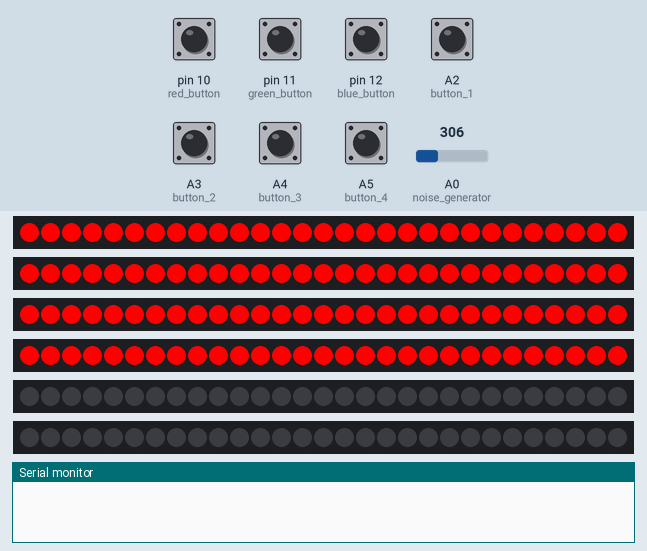
Recording of a sketch running on a simulated Arduino Uno, built with avr-gcc and run on an emulated ATmega328P. Parts: 6 × 29 RGB LEDs in strip order, left to right, the last lines printed to the serial monitor. The inputs (shaded band) are chosen by the test bench; at power-on: A2 (button_1), A3 (button_2), A4 (button_3), A5 (button_4), pin 10 (red_button) HIGH, pin 11 (green_button), pin 12 (blue_button) LOW, A0 (noise_generator) = 306. Random numbers use the default seed unless the sketch sets one.

Above: at 1.6 s.
At 4.6 s:
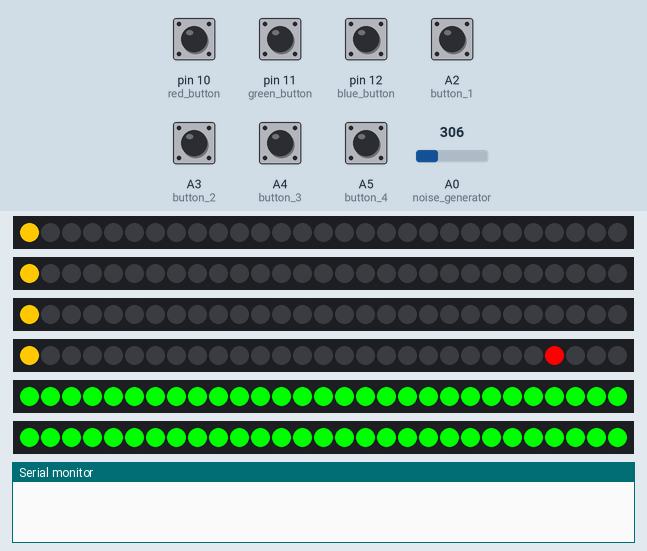
4.7 s: pin 10 (red_button) pulled LOW for 0.15 s
At 4.79 s:
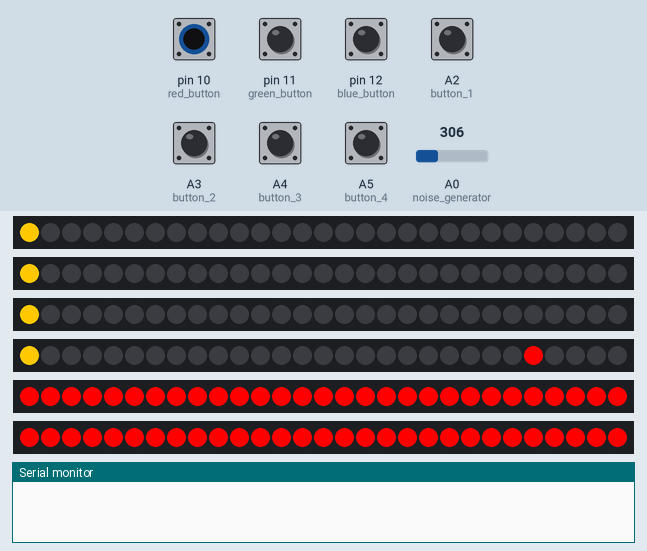
5.4 s: pin 11 (green_button) pulled HIGH for 0.15 s
At 5.49 s:
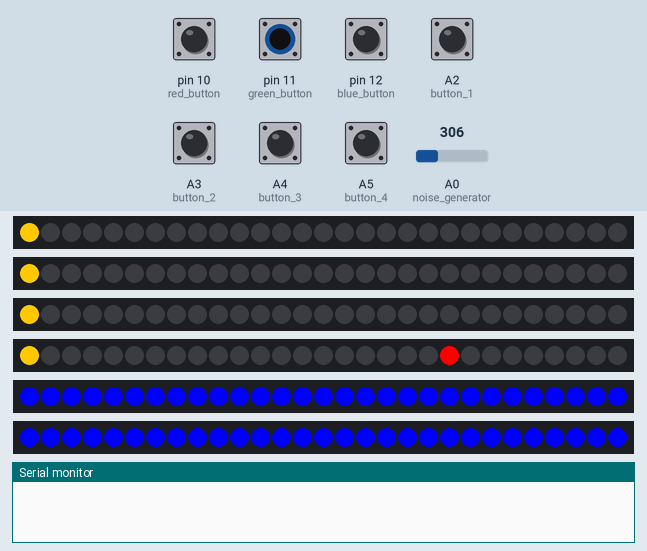
6.1 s: A2 (button_1) pulled LOW for 0.15 s
6.8 s: A0 (noise_generator) set to 306
10.6 s: A3 (button_2) pulled LOW for 1 s
12.2 s: A4 (button_3) pulled LOW for 1 s
At 17.3 s:
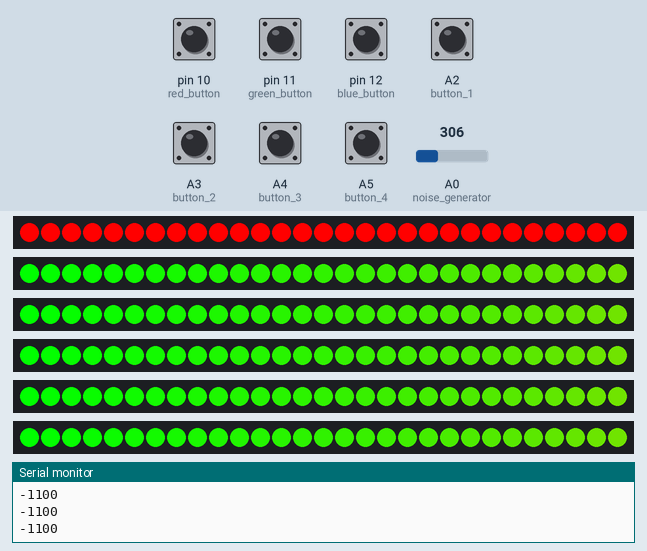

Measured:
- what the display in image 0 shows lasts 2.4 s, from 1.5 s to 3.9 s
- what the display in image 4 shows lasts 0.5 s, from 17.0 s to 17.5 s

The sketch:

main.ino
```cpp
//include the library for the LED strip from Adafruit
#include <Adafruit_NeoPixel.h>

//define the time between each bullet movement
#define bullet_step_time 30 //milliseconds

//initiate all of the objects for the LED strips (buttons still considered as strips even though there is only 1 button)
Adafruit_NeoPixel strip1 = Adafruit_NeoPixel(29, 9, NEO_GRB + NEO_KHZ800);
Adafruit_NeoPixel strip2 = Adafruit_NeoPixel(29, 8, NEO_GRB + NEO_KHZ800);
Adafruit_NeoPixel strip3 = Adafruit_NeoPixel(29, 7, NEO_GRB + NEO_KHZ800);
Adafruit_NeoPixel strip4 = Adafruit_NeoPixel(29, 6, NEO_GRB + NEO_KHZ800);
Adafruit_NeoPixel button1 = Adafruit_NeoPixel(29, 4, NEO_GRB + NEO_KHZ800);
Adafruit_NeoPixel button2 = Adafruit_NeoPixel(29, 5, NEO_GRB + NEO_KHZ800);

//define an array to hold the value for red, green and blue
const uint32_t rgb[3] = {strip1.Color(255, 0, 0), strip1.Color(0, 255, 0), strip1.Color(0, 0, 255)};

//a function which allows for you to write a specific pixel of one of the four strips to a colour
void strip_pixel(uint32_t c, char which, char num) {
  switch (which) {
    case 0:
      strip1.setPixelColor(num, c);
      break;
    case 1:
      strip2.setPixelColor(num, c);
      break;
    case 2:
      strip3.setPixelColor(num, c);
      break;
    case 3:
      strip4.setPixelColor(num, c);
      break;
  }
}

//set the first led of the four strips to yellow
void yellow() {
  strip1.setPixelColor(0, strip1.Color(255, 200, 0));
  strip2.setPixelColor(0, strip1.Color(255, 200, 0));
  strip3.setPixelColor(0, strip1.Color(255, 200, 0));
  strip4.setPixelColor(0, strip1.Color(255, 200, 0));
}

//a function which load the four main strips one by one then buttons to red then fade to black leaving the buttons on
void start_red() {
  //show all the strips as 0,0,0 (black)
  strip1.show();
  strip2.show();
  strip3.show();
  strip4.show();

  int i;
  //fade strip 1 in
  for (i = 0; i < strip1.numPixels(); i++) {
    strip1.setPixelColor(i, strip1.Color(255, 0, 0));
  }
  strip1.show();
  delay(500); //wait half a second before next one

  //fade strip 2 in
  for (i = 0; i < strip2.numPixels(); i++) {
    strip2.setPixelColor(i, strip1.Color(255, 0, 0));
  }
  strip2.show();
  delay(500); //wait half a second before next one

  //fade strip 3 in
  for (i = 0; i < strip3.numPixels(); i++) {
    strip3.setPixelColor(i, strip1.Color(255, 0, 0));
  }
  strip3.show();
  delay(500); //wait half a second before next one

  //fade strip 4 in
  for (i = 0; i < strip4.numPixels(); i++) {
    strip4.setPixelColor(i, strip1.Color(255, 0, 0));
  }
  strip4.show();
  delay(500); //wait half a second before next one

  //fade buttons in
  for (i = 0; i < button1.numPixels(); i++) {
    button1.setPixelColor(i, strip1.Color(255, 0, 0));
    button2.setPixelColor(i, strip1.Color(255, 0, 0));
  }
  button1.show();
  button2.show();

  //fade all four strips to 0,0,0 (black)
  for (int k = 255; k > 0; k--) {
    for (int i = 0; i < strip1.numPixels(); i++) {
      strip1.setPixelColor(i, strip1.Color(k, 0, 0));
      strip2.setPixelColor(i, strip1.Color(k, 0, 0));
      strip3.setPixelColor(i, strip1.Color(k, 0, 0));
      strip4.setPixelColor(i, strip1.Color(k, 0, 0));
    }
    //update strips
    strip1.show();
    strip2.show();
    strip3.show();
    strip4.show();
  }
}

//function to deal with the rainbow at boot
uint32_t Wheel(byte WheelPos) {
  if (WheelPos < 85) {
    return strip1.Color(WheelPos * 3, 255 - WheelPos * 3, 0);
  } else if (WheelPos < 170) {
    WheelPos -= 85;
    return strip1.Color(255 - WheelPos * 3, 0, WheelPos * 3);
  } else {
    WheelPos -= 170;
    return strip1.Color(0, WheelPos * 3, 255 - WheelPos * 3);
  }
}

//j is the global variable which holds the current position in the rainbow
uint16_t j = 0;

//function which acts as a global for loop to handle the rainbow operation
void rainbow(void) {
  uint16_t i;
  //updates the colour of each pixel in the strip of each strip
  for (i = 0; i < strip1.numPixels(); i++) {
    strip1.setPixelColor(i, Wheel((i + j) & 255));
    strip2.setPixelColor(i, Wheel((i + j) & 255));
    strip3.setPixelColor(i, Wheel((i + j) & 255));
    strip4.setPixelColor(i, Wheel((i + j) & 255));
    button1.setPixelColor(i, Wheel((i + j) & 255));
    button2.setPixelColor(i, Wheel((i + j) & 255));
  }

  //as this acts as a global for loop, j's limits must be checked and kept below 256
  j++;
  if (j > 256) {
    j = 0;
  }

  //update the led strips
  strip1.show();
  strip2.show();
  strip3.show();
  strip4.show();
  button1.show();
  button2.show();
  //delay(100);
}

//setup the arduino
void setup() {
  //start serial with 9600 baud
  Serial.begin(9600);

  //initiate all of the led strip objects
  strip1.begin();
  strip2.begin();
  strip3.begin();
  strip4.begin();
  button1.begin();
  button2.begin();

  //show all of the strips with 0,0,0 (black) (good practice to do)
  strip1.show();
  strip2.show();
  strip3.show();
  strip4.show();
  button1.show();
  button2.show();

  //A0 acts as a noise generator and shouldn't be connected to anything, it acts to generate random noise
  pinMode(A0, INPUT); //noise generator

  //all of the buttons are declared as inputs
  //change these values if you solder them the wrong way round!
  pinMode(12, INPUT);//blue button
  pinMode(11, INPUT);//green button
  pinMode(10, INPUT);//red button
  pinMode(A2, INPUT);//button 1
  pinMode(A3, INPUT);//button 2
  pinMode(A4, INPUT);//button 3
  pinMode(A5, INPUT);//button 4
}

//declare all the global variables
uint32_t current_color = strip1.Color(255, 0, 0);
char lives = 3;
unsigned char level = 1; //max level is 8 (max number of meteors)
//speed of meteors random but relative to level, i.e faster if higher level
unsigned char speed_times[8] = {170, 170, 160, 150, 140, 120, 100, 80}; //minimum meteor time
long int score = 0;

//array to hold all the position and step data of the meteors and bullets
//bullet position,bullet in flight?, meteor 1 position, meteor 2 position, meteor step time 1, meteor step time 2
unsigned int mega_strip[4][7] = {{0, 0, 30, 30, 200, 200},
  {0, 0, 30, 30, 200, 200},
  {0, 0, 30, 30, 200, 200},
  {0, 0, 30, 30, 200, 200}
};

//array to hold all the colours of the meteors and bullets
uint32_t colors[4][3] = {{strip1.Color(0, 0, 0), strip1.Color(255, 0, 0), strip1.Color(255, 0, 0)},
  {strip1.Color(0, 0, 0), strip1.Color(255, 0, 0), strip1.Color(255, 0, 0)},
  {strip1.Color(0, 0, 0), strip1.Color(255, 0, 0), strip1.Color(255, 0, 0)},
  {strip1.Color(0, 0, 0), strip1.Color(255, 0, 0), strip1.Color(255, 0, 0)}
};

//array to hold all the meteor speeds
unsigned long int meteor_tickers[4][2] = {{millis(), millis()},
  {millis(), millis()}, {millis(), millis()}, {millis(), millis()}
};

//a function to reset the game when you lose as variables are global
void setup_stuff() {
  for (int i = 0; i < 4; i++) {
    for (int p = 0; p < 3; p++) {
      colors[i][p] = rgb[0];
    }
    mega_strip[i][0] = 0;
    mega_strip[i][1] = 0;
    mega_strip[i][2] = 30;
    mega_strip[i][3] = 30;
    mega_strip[i][4] = 200;
    for (int p = 0; p < 2; p++) {
      meteor_tickers[i][p] = millis();
    }
  }
}

//record start time for the timer variables
unsigned long int meteor_ticker = millis();
unsigned long int level_ticker = millis();
unsigned long int bullet_ticker = millis();

//a function which returns the number of meteors in play
char num_meteors(void) {
  char temp = 0;
  for (int p = 0; p < 4; p++) {
    for (int i = 0; i < 2; i++) {
      if (mega_strip[p][i + 2] != 30) {
        temp++;
      }
    }
  }
  return temp;
}

//main program loop
void loop() {
  //have the rainbow change colour whilst checking if buttons have been pressed
  if (millis() - meteor_ticker > 100) {
    rainbow();
    meteor_ticker = millis(); //reset counter
  }

  //if any of the buttons are read low, it means they have been pressed as they are normally pulled high
  if (digitalRead(A2) == LOW || digitalRead(A3) == LOW || digitalRead(A4) == LOW || digitalRead(A5) == LOW || digitalRead(10) == LOW || digitalRead(11) == LOW || digitalRead(12) == LOW) {
    //call the function to fade the bars to red one by one
    start_red();

    //reset all of the timers and variables
    level_ticker = millis();
    meteor_ticker = millis();
    bullet_ticker = millis();
    setup_stuff();
    lives = 3;
    level = 1;
    score = 0;

    //seed the random number generator using the time passed since power on, and the value from the noise generator (A0)
    randomSeed(analogRead(A0)*millis());

    while (lives > 0) {
      for (int i = 0; i < strip1.numPixels(); i++) {
        strip1.setPixelColor(i, strip1.Color(0, 0, 0));
        strip2.setPixelColor(i, strip1.Color(0, 0, 0));
        strip3.setPixelColor(i, strip1.Color(0, 0, 0));
        strip4.setPixelColor(i, strip1.Color(0, 0, 0));
      }

      yellow();

      //change current color using buttons
      if (digitalRead(10) == LOW) {
        current_color = strip1.Color(255, 0, 0);
      } else if (digitalRead(11) == LOW) {
        current_color = strip1.Color(0, 255, 0);
      } else if (digitalRead(12) == LOW) {
        current_color = strip1.Color(0, 0, 255);
      }

      if (digitalRead(A2) == LOW && mega_strip[0][1] == 0) {
        mega_strip[0][1] = 1;
        colors[0][0] = current_color;
        score -= 50;
      }
      if (digitalRead(A3) == LOW && mega_strip[1][1] == 0) {
        mega_strip[1][1] = 1;
        colors[1][0] = current_color;
        score -= 50;
      }
      if (digitalRead(A4) == LOW && mega_strip[2][1] == 0) {
        mega_strip[2][1] = 1;
        colors[2][0] = current_color;
        score -= 50;
      }
      if (digitalRead(A5) == LOW && mega_strip[3][1] == 0) {
        mega_strip[3][1] = 1;
        colors[3][0] = current_color;
        score -= 50;
      }

      for (int i = 0; i < button1.numPixels(); i++) {
        button1.setPixelColor(i, current_color);
        button2.setPixelColor(i, current_color);
      }
      button1.show();
      button2.show();

      //should I spit out a meteor?
      if (num_meteors() < level &&  random(0, 6) == 2) {
        char temp_meteor = random(0, 4);
        if (mega_strip[temp_meteor][2] == 30) {
          mega_strip[temp_meteor][2] = 29;
          char temp = level > 3 ? level - 3 : level;
          mega_strip[temp_meteor][5] = random(speed_times[level - 1], speed_times[temp]); //random speed of meteor

          colors[temp_meteor][1] = rgb[random(0, 3)];
        } else if (mega_strip[temp_meteor][3] == 30) {
          mega_strip[temp_meteor][3] = 29;
          colors[temp_meteor][2] = rgb[random(0, 3)];
          char temp = level > 3 ? level - 3 : level;
          mega_strip[temp_meteor][6] = random(speed_times[level - 1], speed_times[temp]); //random speed of meteor
        }
      }

      //go through each strip and check data
      for (int i = 0; i < 4; i++) {
        //movement time of bullets
        if (mega_strip[i][1] == 1 && millis() - bullet_ticker > bullet_step_time) {
          mega_strip[i][0] += 1;
        }

        //meteor movement
        if (mega_strip[i][2] < 30 && millis() - meteor_tickers[i][0] > mega_strip[i][5]) {
          meteor_tickers[i][0] = millis();
          mega_strip[i][2] -= 1;
        }
        if (mega_strip[i][3] < 30 && millis() - meteor_tickers[i][1] > mega_strip[i][6]) {
          meteor_tickers[i][1] = millis();
          mega_strip[i][3] -= 1;
        }

        //check if meteor hits yellow
        if (mega_strip[i][2] <= 0) {
          lives -= 1;
          mega_strip[i][2] = 30;
        }
        if (mega_strip[i][3] <= 0) {
          lives -= 1;
          mega_strip[i][3] = 30;
        }

        //update meteor on screen
        if (mega_strip[i][2] < 30 && mega_strip[i][2] > 0) {
          strip_pixel(colors[i][1], i, mega_strip[i][2]);
        }
        if (mega_strip[i][3] < 30 && mega_strip[i][3] > 0) {
          strip_pixel(colors[i][2], i, mega_strip[i][3]);
        }

        //update bullet on screen
        if (mega_strip[i][0] < 30 && mega_strip[i][0] > 0 && mega_strip[i][1] == 1) {
          strip_pixel(colors[i][0], i, mega_strip[i][0]);
        }

        //check if bullet flew off screen
        if (mega_strip[i][0] >= 30) {
          mega_strip[i][1] = 0; //no bullet in flight
          mega_strip[i][0] = 0; //reset position to 0
        }

        //check if bullet hit meteor 1
        if (mega_strip[i][0] >= mega_strip[i][2] && mega_strip[i][1] == 1) {
          if (colors[i][0] == colors[i][1]) {
            score += 200; //score 200 for correct color hit
            mega_strip[i][2] = 30; //destroy meteor
          } else {
            score -= 100; //wrong color loses 100 points
            //meteor not destroyed
          }
          mega_strip[i][1] = 0; //no bullet in flight
          mega_strip[i][0] = 0; //reset position to 0
        }

        //check if bullet hit meteor 2
        if (mega_strip[i][0] >= mega_strip[i][3] && mega_strip[i][1] == 1) {
          if (colors[i][0] == colors[i][2]) {
            score += 200; //score 200 for correct color hit
            mega_strip[i][3] = 30; //destroy meteor
          } else {
            score -= 100; //wrong color loses 100 points
            //meteor not destroyed
          }
          mega_strip[i][1] = 0; //no bullet in flight
          mega_strip[i][0] = 0; //reset position to 0
        }
      }

      //update level
      if (millis() - level_ticker > 5000) {
        level_ticker = millis();
        level += 1;
      }

      strip1.show();
      strip2.show();
      strip3.show();
      strip4.show();
    }
    for (int i = 0; i < 3; i++) {
      Serial.println(score);
      delay(1000);
    }
  }
}
```
